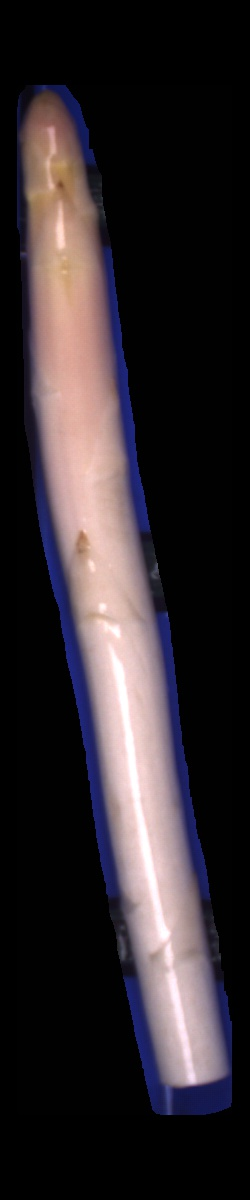
#> input picture clean_images/13_2.jpg, 250 x 1200 px, found by its file name
$ python width_length_rotate.py
#> lines starting #> are read from the running program, lines starting #| are printed output that depends on the picture; after the words box and inside, x2 and y2 are one past the last pixel; in counts of white or black regions, pixels touching at a corner belong together
import numpy as np
#import matplotlib.pyplot as plt
from skimage import filters, io
from scipy.ndimage.morphology import binary_opening #, binary_closing, binary_dilation
from scipy.ndimage import label, find_objects
import skimage as sk
from scipy.ndimage.interpolation import rotate
from sklearn.decomposition.pca import PCA

# functions from Thomas' preprocessing
# I just copied these and altered them a little to fit my needs

def binarize_asparagus_img(img):

    def blue_delta(img):
        """Delta value of image

        Returns the delta between blue and the avg other channels
        Args:
            img: image
        Returns:
            delta: between blue and the avg other channels
        """
        other = np.mean(img[:,:,0:2], axis=2)
        return img[:,:,2]-other

    img_bw = np.sum(img, axis=2)
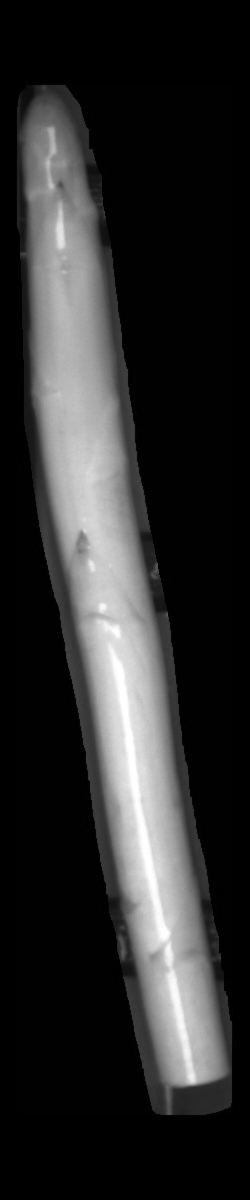
#> img_bw: shape (1200, 250) float64; min 0, max 3, mean 0.534; drawn with min black and max white
    img_bw = img_bw/np.max(img_bw)*255
    white = img_bw > 90
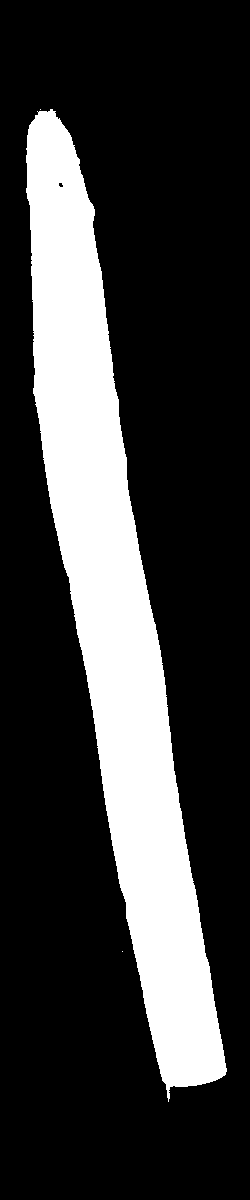
#> white: shape (1200, 250) bool; 23.5% white; 3 white regions (2 under 20 px), largest, box (x1, y1, x2, y2) and area: (26, 109, 227, 1102) 70377
    blue = blue_delta(img) > 25
#> in blue_delta, `other = np.mean(img[:,:,0:2], axis=2)`:
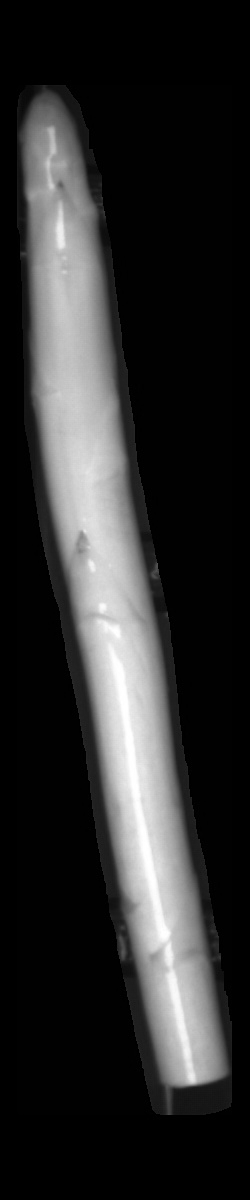
#> other: shape (1200, 250) float64; min 0, max 1, mean 0.178
#> in blue_delta, `return img[:,:,2]-other`:
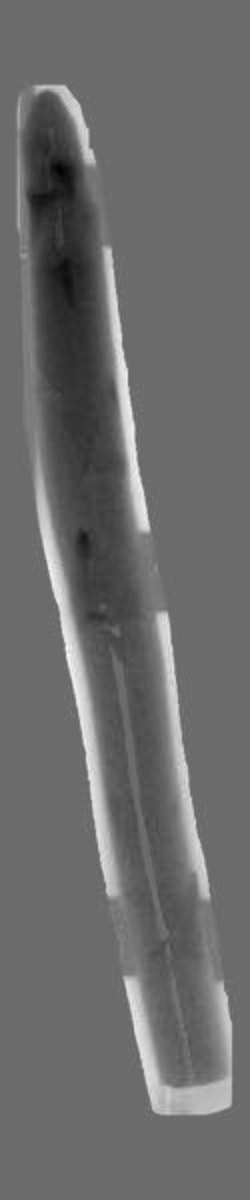
#> returned value: shape (1200, 250) float64; min -0.3, max 0.412, mean 0.00104; drawn with min black and max white
#> blue: shape (1200, 250) bool; every value is 0
    return np.logical_and(white, np.invert(blue))

def filter_mask_img(img):
    """Opening on the binarized image.
    Args:
        img: image
    Returns:
        rotated_img: image after opening
    """
    # I only use opening here because I want to change the size of the asparagus piece as little as possible
    # I only want to remove small white spots that are most likely due to reflections
    img = binary_opening(img, structure=np.ones((21,21)))
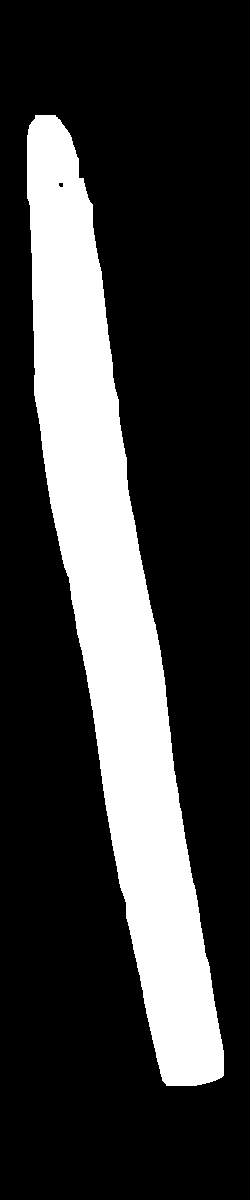
#> img: shape (1200, 250) bool; 23.4% white; 1 white region, box (x1, y1, x2, y2) and area: (27, 115, 224, 1086) 70071
    return img

def verticalize_img(img):
    """Rotate an image based on its principal axis.
    Args:
        img: image to be rotated
    Returns:
        rotated_img: image after rotation
    """
    # mask the image because we need a binary image (or other two dimensional array-like object) for this function
    img_mask = filter_mask_img(binarize_asparagus_img(img))
    # Get the coordinates of the points of interest
    X = np.array(np.where(img_mask > 0)).T
#> X = 70071 pairs, first value 115 to 1085, second value 27 to 223
    # Perform a PCA and compute the angle of the first principal axes
#> (the run stopped early here; a loop or call above may not have finished)

$ run again, with clean_images/0_0.jpg copied over clean_images/13_2.jpg
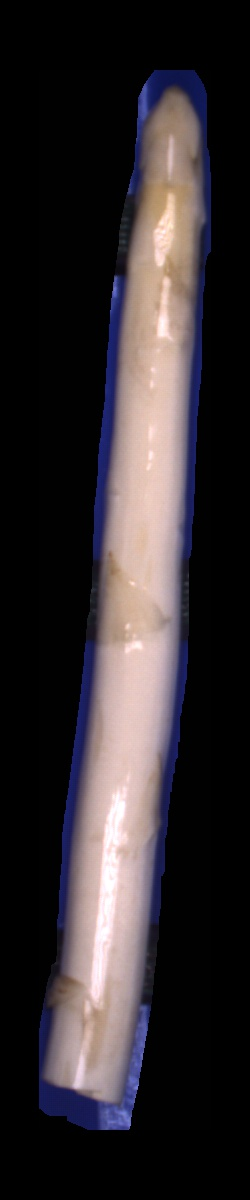
#> input picture clean_images/0_0.jpg, 250 x 1200 px, found by its file name
#> in binarize_asparagus_img, `white = img_bw > 90`:
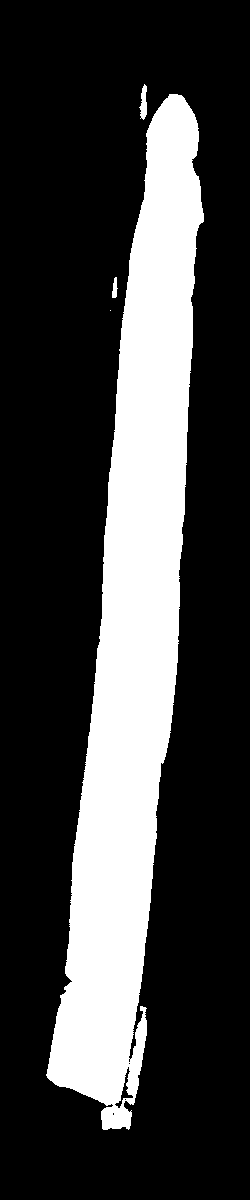
#> white: shape (1200, 250) bool; 24.9% white; 4 white regions (1 under 20 px), largest, box (x1, y1, x2, y2) and area: (46, 94, 204, 1130) 74388, (139, 84, 147, 120) 182, (112, 277, 118, 298) 84
#> blue: shape (1200, 250) bool; every value is 0
#> in filter_mask_img, `img = binary_opening(img, structure=np.ones((21,21)))`:
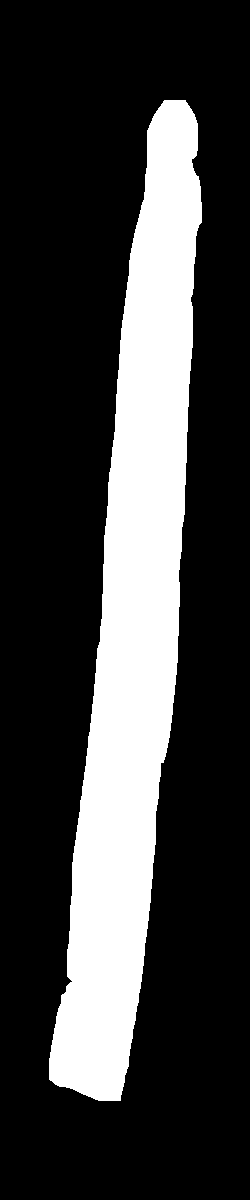
#> img: shape (1200, 250) bool; 24.1% white; 1 white region, box (x1, y1, x2, y2) and area: (49, 100, 202, 1101) 72433
#> X = 72433 pairs, first value 100 to 1100, second value 49 to 201

$ run again, with clean_images/11_1.jpg copied over clean_images/13_2.jpg
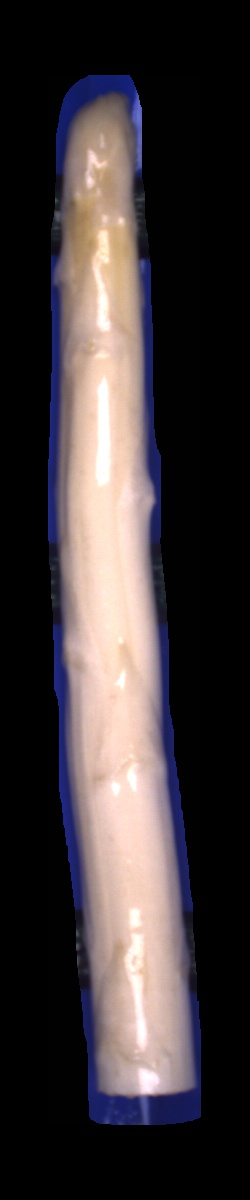
#> input picture clean_images/11_1.jpg, 250 x 1200 px, found by its file name
#> in binarize_asparagus_img, `white = img_bw > 90`:
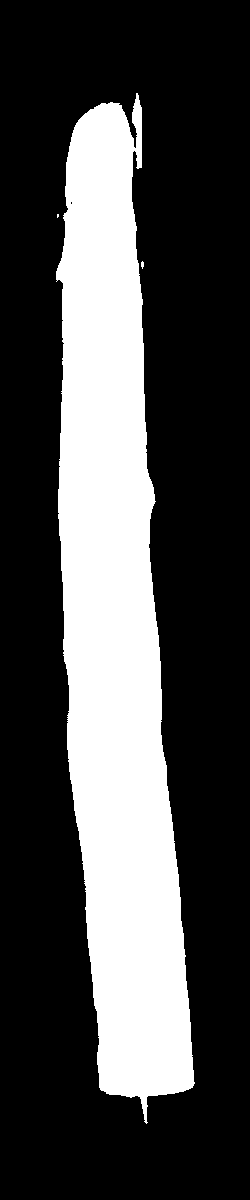
#> white: shape (1200, 250) bool; 28.9% white; 3 white regions (2 under 20 px), largest, box (x1, y1, x2, y2) and area: (56, 93, 195, 1124) 86614
#> blue: shape (1200, 250) bool; every value is 0
#> in filter_mask_img, `img = binary_opening(img, structure=np.ones((21,21)))`:
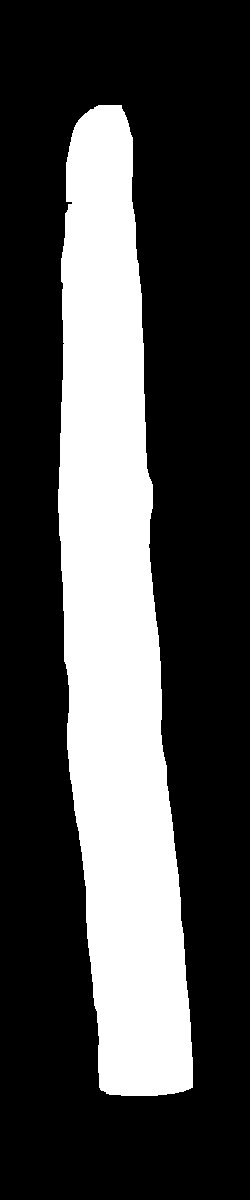
#> img: shape (1200, 250) bool; 28.6% white; 1 white region, box (x1, y1, x2, y2) and area: (58, 105, 193, 1096) 85653
#> X = 85653 pairs, first value 105 to 1095, second value 58 to 192

$ run again, with clean_images/12_2.jpg copied over clean_images/13_2.jpg
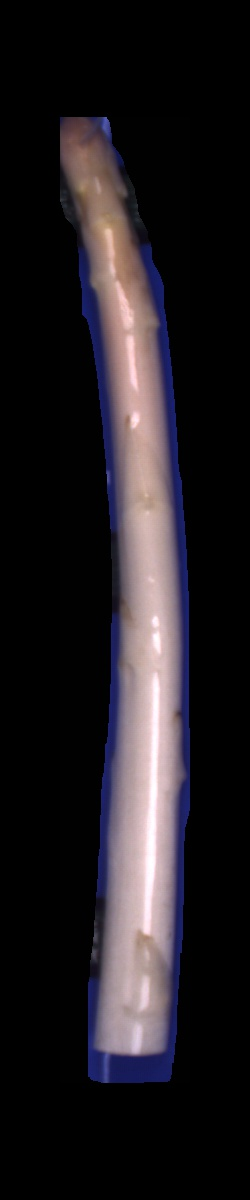
#> input picture clean_images/12_2.jpg, 250 x 1200 px, found by its file name
#> in binarize_asparagus_img, `white = img_bw > 90`:
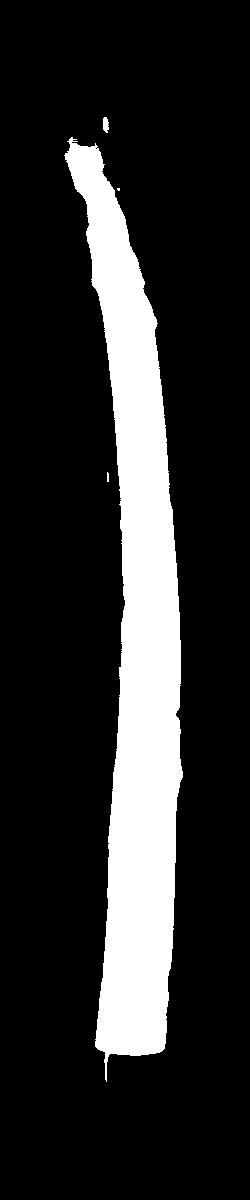
#> white: shape (1200, 250) bool; 17.1% white; 4 white regions (2 under 20 px), largest, box (x1, y1, x2, y2) and area: (64, 137, 183, 1082) 51260, (103, 117, 109, 133) 76
#> blue: shape (1200, 250) bool; every value is 0
#> in filter_mask_img, `img = binary_opening(img, structure=np.ones((21,21)))`:
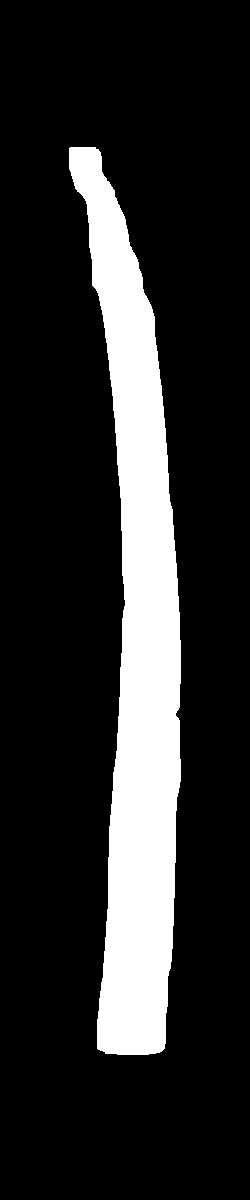
#> img: shape (1200, 250) bool; 16.9% white; 1 white region, box (x1, y1, x2, y2) and area: (69, 147, 181, 1055) 50770
#> X = 50770 pairs, first value 147 to 1054, second value 69 to 180
